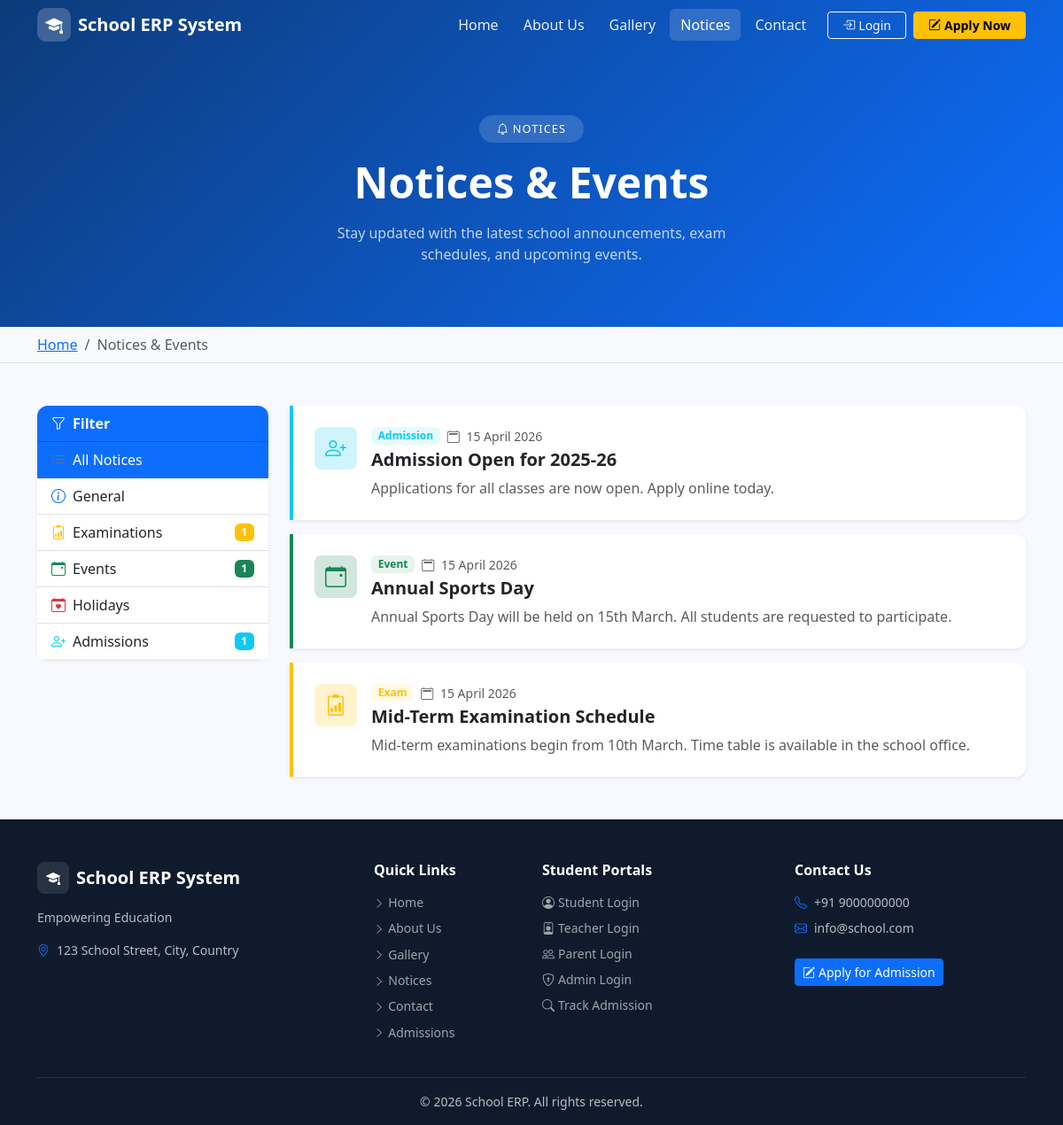
/public/notices-page.php, run on the app's committed database.
### tables this page shows
CREATE TABLE IF NOT EXISTS `notices` (
  `id`          INT UNSIGNED AUTO_INCREMENT PRIMARY KEY,
  `title`       VARCHAR(255)  NOT NULL,
  `body`        TEXT          DEFAULT NULL,
  `category`    ENUM('general','exam','event','holiday','admission') DEFAULT 'general',
  `is_active`   TINYINT(1)    DEFAULT 1,
  `created_at`  TIMESTAMP     DEFAULT CURRENT_TIMESTAMP
);

### includes/functions.php (called while the page is built, shortened)
<?php
function sanitize(string $data): string
{
    return htmlspecialchars(trim($data), ENT_QUOTES | ENT_HTML5, 'UTF-8');
}

### public/notices-page.php (the view, shortened to what this page needs)
<?php
require_once dirname(__DIR__).'/config/config.php';
$cat_filter = sanitize($_GET['cat'] ?? 'all');
$where  = 'WHERE is_active=1';
$params = [];
$stmt = $pdo->prepare("SELECT * FROM notices $where ORDER BY created_at DESC");
$stmt->execute($params);
$notices = $stmt->fetchAll();
$cat_colors = ['general'=>'primary','exam'=>'warning','event'=>'success','holiday'=>'danger','admission'=>'info'];
include INCLUDES_PATH.'public_header.php';
?>
<div class="page-hero text-center text-white">
  <div class="container">
    <div style="display:inline-block;background:rgba(255,255,255,.15);border-radius:50px;padding:6px 20px;font-size:.8rem;letter-spacing:.08em;text-transform:uppercase;margin-bottom:16px;">
      <i class="bi bi-bell me-1"></i>Notices
    </div>
    <h1 class="fw-bold mb-3" style="font-size:clamp(2rem,4vw,3rem);">Notices &amp; Events</h1>
    <p class="mb-0 opacity-75" style="max-width:520px;margin:0 auto;">Stay updated with the latest school announcements, exam schedules, and upcoming events.</p>
  </div>
</div>
<div class="bg-light border-bottom py-2">
  <div class="container">
    <nav aria-label="breadcrumb">
      <ol class="breadcrumb mb-0 small">
        <li class="breadcrumb-item"><a href="<?= SITE_URL ?>/">Home</a></li>
        <li class="breadcrumb-item active">Notices &amp; Events</li>
      </ol>
    </nav>
  </div>
</div>
<section class="py-5" style="background:#f8f9ff;min-height:60vh;">
  <div class="container">
    <div class="row g-4">
      <div class="col-lg-3">
        <div class="card border-0 shadow-sm sticky-top" style="top:80px;">
          <div class="card-header bg-primary text-white fw-semibold">
            <i class="bi bi-funnel me-2"></i>Filter
          </div>
          <div class="list-group list-group-flush">
            <?php foreach (['all'=>['All Notices','bi-list-ul','secondary'],
              'general'   =>['General',    'bi-info-circle','primary'],
              'exam'      =>['Examinations','bi-clipboard2-data','warning'],
              'event'     =>['Events',      'bi-calendar-event','success'],
              'holiday'   =>['Holidays',    'bi-calendar-heart','danger'],
              'admission' =>['Admissions',  'bi-person-plus','info'],
            ] as $val => [$lbl,$icon,$col]):
              $active = $cat_filter===$val?'active':'';
            ?>
            <a href="?cat=<?= $val ?>"
               class="list-group-item list-group-item-action <?= $active ?> d-flex align-items-center gap-2">
              <i class="bi <?= $icon ?> text-<?= $col ?>"></i>
              <?= $lbl ?>
              <?php if ($val !== 'all'):
                $cnt = $pdo->prepare("SELECT COUNT(*) FROM notices WHERE is_active=1 AND category=?");
                $cnt->execute([$val]);
                $n = (int)$cnt->fetchColumn();
                if ($n): ?>
                <span class="badge bg-<?= $col ?> ms-auto"><?= $n ?></span>
                <?php endif; endif; ?>
            </a>
            <?php endforeach; ?>
          </div>
        </div>
      </div>
      <div class="col-lg-9">
        <?php if (empty($notices)): ?>
        <div class="text-center py-5">
          <i class="bi bi-bell-slash display-1 text-muted d-block mb-3"></i>
          <h4 class="text-muted">No notices found</h4>
          <p class="text-muted">Check back later for updates.</p>
        </div>
        <?php else: ?>
        <div class="row g-3">
          <?php foreach ($notices as $n):
            $col = $cat_colors[$n['category']] ?? 'primary';
          ?>
          <div class="col-12">
            <div class="card border-0 shadow-sm"
                 style="border-left:4px solid var(--bs-<?= $col ?>) !important;border-radius:0 12px 12px 0;">
              <div class="card-body p-4">
                <div class="d-flex align-items-start gap-3">
                  <div class="flex-shrink-0 rounded-3 d-flex align-items-center justify-content-center"
                       style="width:48px;height:48px;background:var(--bs-<?= $col ?>-bg-subtle);">
                    <?php $icons=['general'=>'bi-info-circle','exam'=>'bi-clipboard2-data','event'=>'bi-calendar-event','holiday'=>'bi-calendar-heart','admission'=>'bi-person-plus'];?>
                    <i class="bi <?= $icons[$n['category']] ?? 'bi-bell' ?> text-<?= $col ?> fs-4"></i>
                  </div>
                  <div class="flex-grow-1">
                    <div class="d-flex align-items-center gap-2 mb-1 flex-wrap">
                      <span class="badge bg-<?= $col ?> bg-opacity-10 text-<?= $col ?> text-capitalize">
                        <?= htmlspecialchars($n['category'],ENT_QUOTES) ?>
                      </span>
                      <span class="text-muted small">
                        <i class="bi bi-calendar2 me-1"></i>
                        <?= date('d F Y', strtotime($n['created_at'])) ?>
                      </span>
                    </div>
                    <h5 class="fw-bold mb-2"><?= htmlspecialchars($n['title'],ENT_QUOTES) ?></h5>
                    <?php if (!empty($n['body'])): ?>
                    <p class="text-muted mb-0"><?= nl2br(htmlspecialchars($n['body'],ENT_QUOTES)) ?></p>
                    <?php endif; ?>
                  </div>
                </div>
              </div>
            </div>
          </div>
          <?php endforeach; ?>
        </div>
        <?php endif; ?>
      </div>
    </div>
  </div>
</section>
<?php include INCLUDES_PATH.'public_footer.php'; ?>

### assets/css/style.css (style rules this page uses)
:root { --sidebar-width: 240px; --navbar-height: 56px; --sidebar-bg: #1e2a3a; --sidebar-text: rgba(255,255,255,.75); --sidebar-active-bg: rgba(13,110,253,.2); --sidebar-active-text:#4da3ff; --sidebar-hover-bg: rgba(255,255,255,.06); --transition: 0.25s ease; }
body { font-family: 'Segoe UI', system-ui, -apple-system, sans-serif; background-color: #f0f2f5; color: #212529; }
.card { border-radius: 12px; }
.card-header { border-radius: 12px 12px 0 0 !important; }
.card, .alert { animation: fadeInUp .25s ease both; }

### data on the page
notices: category "Admission", created_at "15 April 2026", title "Admission Open for 2025-26", body "Applications for all classes are now open. Apply online today."
notices: category "Event", created_at "15 April 2026", title "Annual Sports Day", body "Annual Sports Day will be held on 15th March. All students are requested to participate."
notices: category "Exam", created_at "15 April 2026", title "Mid-Term Examination Schedule", body "Mid-term examinations begin from 10th March. Time table is available in the school office."

### other printed values
$site_name "School ERP System"
$label "Home"
$label "About Us"
$label "Gallery"
$label "Notices"
$label "Contact"
$lbl "All Notices"
$lbl "General"
$lbl "Examinations"
$n "1"
$lbl "Events"
$lbl "Holidays"
$lbl "Admissions"
get_setting('site_tagline','Empowering Education') "Empowering Education"
$address "123 School Street, City, Country"
